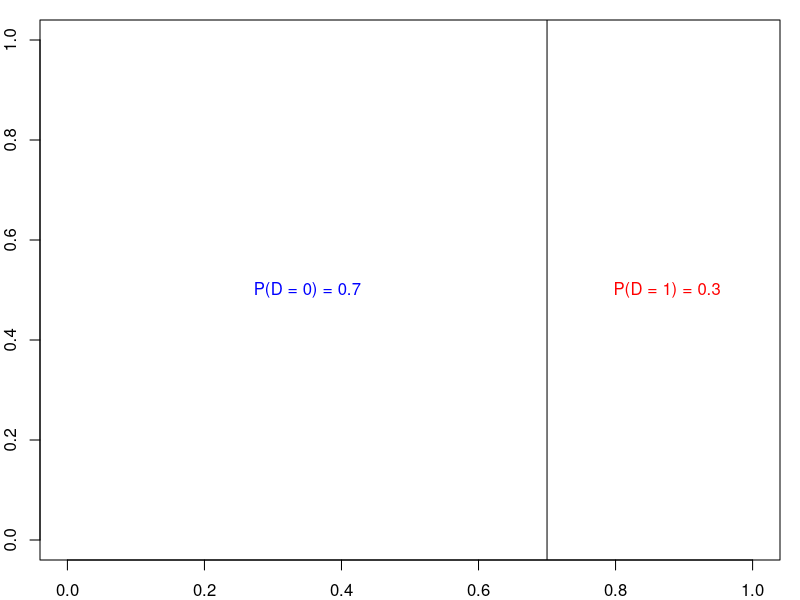
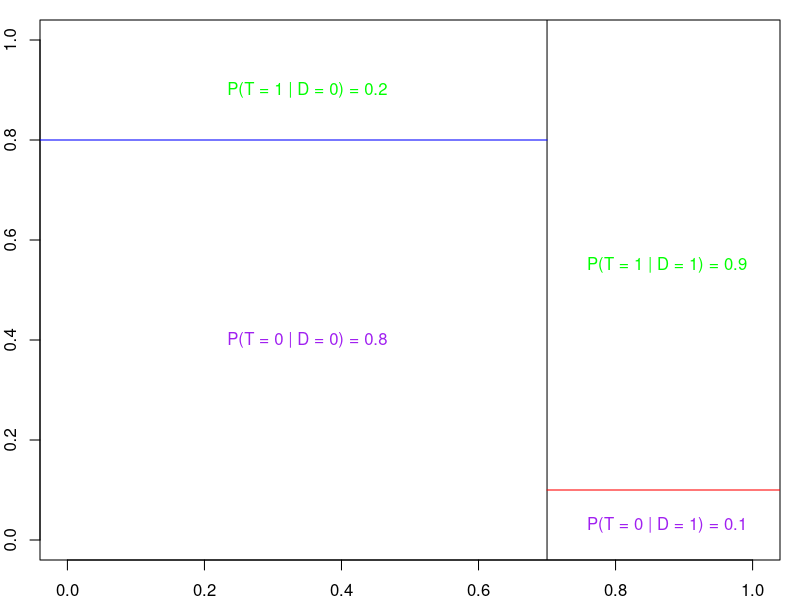
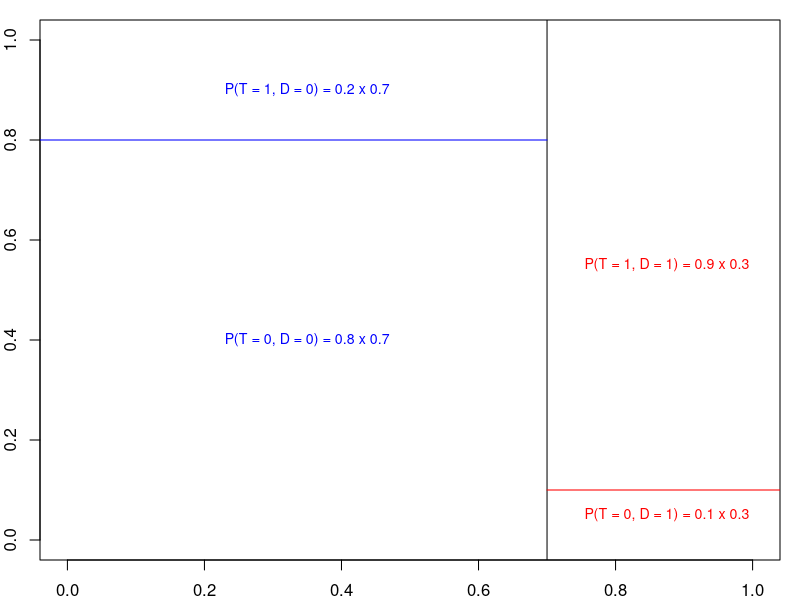

Write the R code that produced these figures, in order. (Note: this script raises an error after producing the figures.)
## ---- chunk 1
  par(mgp = c(3, 1, 0), mar = c(2, 2, 1, 1))
plot(NULL, ylim = c(0, 1), xlim = c(0, 1))
abline(v = .7)
text(c(.35, .875), c(.5, .5), labels = c("P(D = 0) = 0.7", "P(D = 1) = 0.3"), col = c("blue", "red"))
## ---- chunk 2
  par(mgp = c(3, 1, 0), mar = c(2, 2, 1, 1))
plot(NULL, ylim = c(0, 1), xlim = c(0, 1))
abline(v = .7)
segments(-0.2, .8, .7, .8, col = "blue")
segments(.7, .1, 1.2, .1, col = "red")
text(c(.35, .875, .35, .875), c(.9, .55, .4, .03), labels = c("P(T = 1 | D = 0) = 0.2", "P(T = 1 | D = 1) = 0.9", "P(T = 0 | D = 0) = 0.8", "P(T = 0 | D = 1) = 0.1"), col = c("green", "green", "purple", "purple"))
## ---- chunk 3
par(mgp = c(3, 1, 0), mar = c(2, 2, 1, 1))
plot(NULL, ylim = c(0, 1), xlim = c(0, 1))
abline(v = .7)
segments(-0.2, .8, .7, .8, col = "blue")
segments(.7, .1, 1.2, .1, col = "red")
text(c(.35, .875, .35, .875), c(.9, .55, .4, .05), labels = c("P(T = 1, D = 0) = 0.2 x 0.7", "P(T = 1, D = 1) = 0.9 x 0.3", "P(T = 0, D = 0) = 0.8 x 0.7", "P(T = 0, D = 1) = 0.1 x 0.3"), col = c("blue", "red", "blue", "red"), cex = 0.85)
## ---- chunk 4
question("Given the information we've seen so far, what's the positive predictive value, $P(D = 1 | T = 1)$, of this test?",
    answer("0.41"),
    answer("0.56"),
    answer("1.23"),
    answer("0.77"),
    answer("0.66", correct = TRUE),
    allow_retry = T
  )
## ---- chunk 5
mean(dat$disease == 0)
## ---- chunk 6

## ---- chunk 7
mean(dat$test)
## ---- chunk 8
d1 <- subset(dat, subset = disease == 1)
d0 <- subset(dat, subset = disease == 0)
## ---- chunk 9
d1 <- subset(dat, subset = disease == 1)
d0 <- subset(dat, subset = disease == 0)
mean(d0$test)*mean(dat$disease == 0) + mean(d1$test)*mean(dat$disease)
## ---- chunk 10
set.seed(6789)
n <- 100
disease <- c(rep(1, n * 0.3), rep(0, n * 0.7))
test <- c(rep(1, n * 0.3 * 0.9), rep(0, n * 0.3 * 0.1), rep(1, n * 0.7 * 0.2), rep(0, n * 0.7 * 0.8))
age <- round(100*runif(n))
dat <- data.frame(disease, test, age)
dat$age <- ifelse(dat$disease, dat$age + 5, dat$age)
## ---- chunk 11

## ---- chunk 12
question("What's the maximum age in this population?",
    answer("1"),
    answer("71"),
    answer("99"),
    answer("100"),
    answer("103", correct = TRUE),
    allow_retry = T
  )
## ---- chunk 13
question("What's the mean age in the diseased portion of the population?",
    answer("51", message = "We want just those for whom disease = 1"),
    answer("52", message = "We want just those for whom disease = 1"),
    answer("53", message = "We want just those for whom disease = 1"),
    answer("56", correct = TRUE),
    answer("71"),
    allow_retry = T
  )
## ---- chunk 14


## ---- chunk 15
mean(dat$age >= 50)
## ---- chunk 16
mean(dat$age >= 50)
prop.table(table(dat$age >= 50))
## ---- chunk 17
addmargins(table(dat$age >= 50, dat$disease))
## ---- chunk 18

## ---- chunk 19
prop.table(table(dat$age >= 50, dat$disease), margin = 2)
## ---- chunk 20

## ---- chunk 21
sum(dat$age >= 50 & dat$disease == 1)
sum(dat$disease == 1)
## ---- chunk 22

## ---- chunk 23
mean(d1$age >= 50)
## ---- chunk 24

## ---- chunk 25
pAgivenD <- sum(dat$age >= 50 & dat$disease == 1) / sum(dat$disease == 1)
pD <- mean(dat$disease)
pA <- mean(dat$age >= 50)
pAgivenD * pD / pA
above50 <- subset(dat, age >= 50)
mean(above50$disease)
